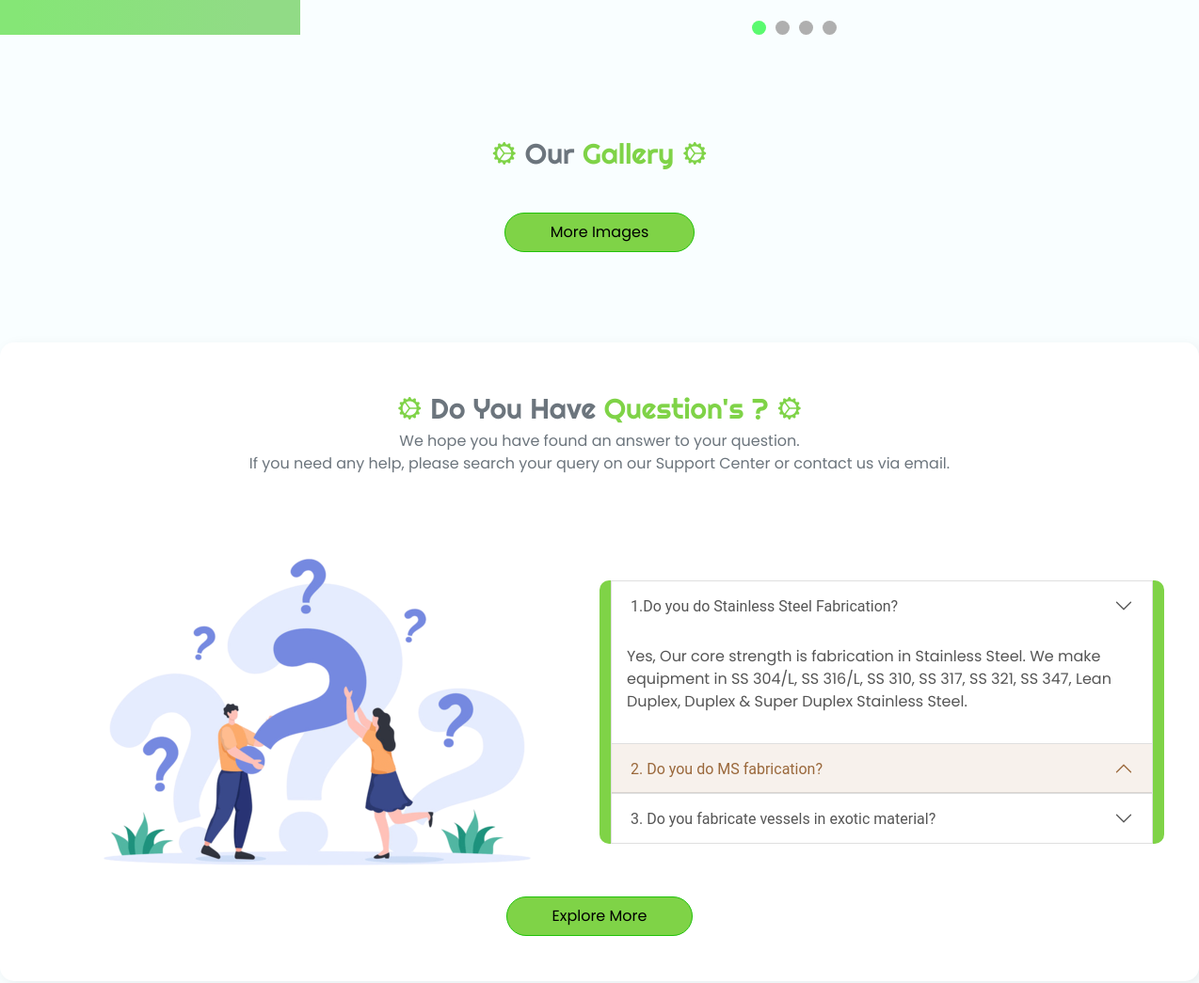
Before: / (middle part) with the older database file.
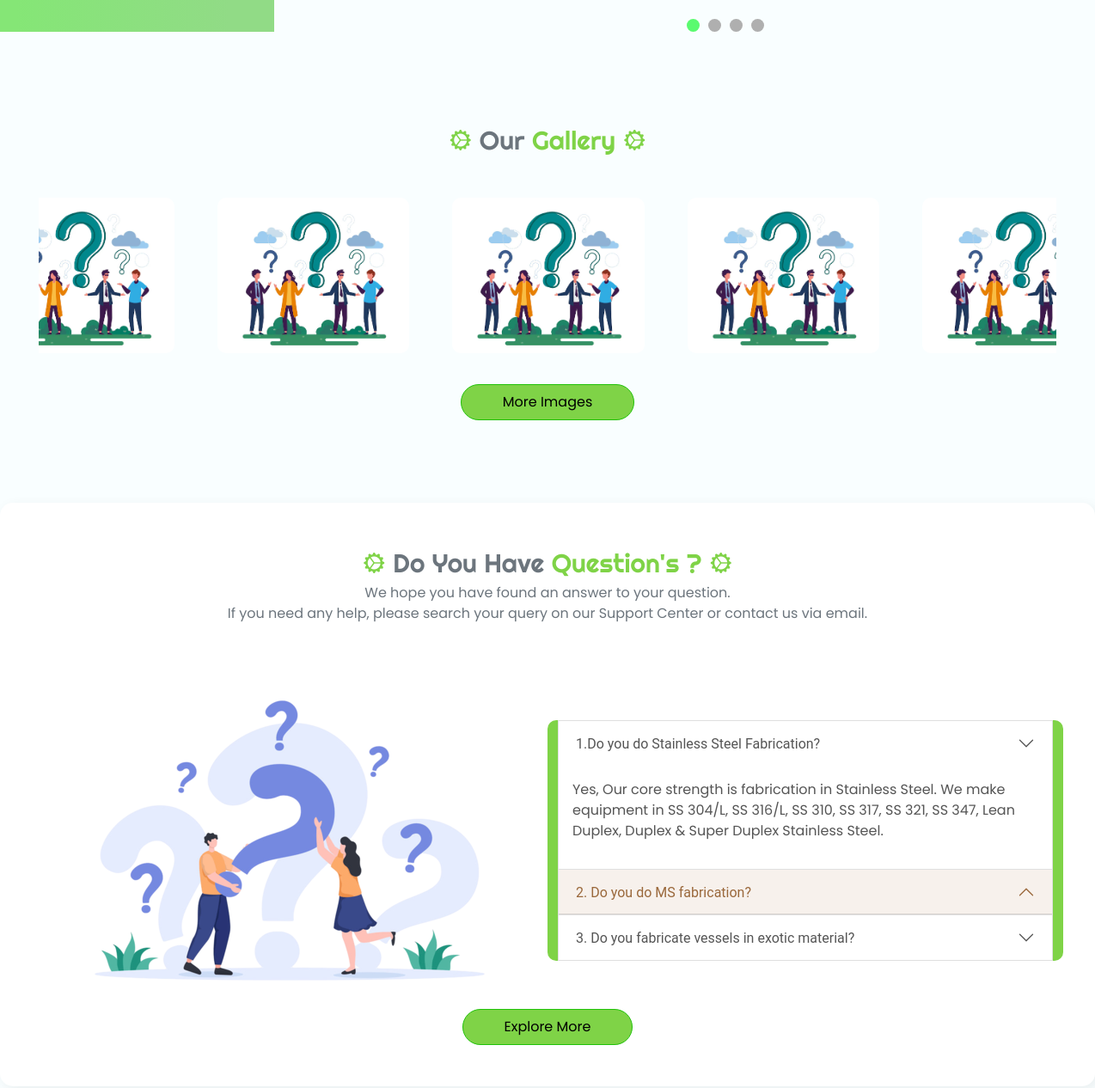
After: the same page with the newer database file.
### WebAdmin/models.py (models this page shows, shortened)
class PhotoGallery(models.Model):
    caption = models.CharField(max_length=255, blank=True, null=True)
    description = models.TextField(blank=True, null=True)
    image = models.ImageField(upload_to="photo_gallery/")
    is_show_on_home_page=models.BooleanField(null=True)

### WebApp/views.py (the view, shortened to what this page needs)
# urls.py: path('', WebView.index, name="index"),
def index(request):
    gallery_images= PhotoGallery.objects.select_related().filter(is_show_on_home_page=True)
    data={
        'gallery_images':gallery_images,
    }
    return render(request,"index.html",data)

### WebApp/templates/index.html (shortened to what the changed rows need)
{% extends "website_base.html" %}
{% load static %}
{% block content %}
<div class="container  px-2 py-5  mt-5" style="border-radius: 15px;">
    <div class="owl-carousel gallery-carousel">
        {% for image in gallery_images %}
        <div class="item">
            <img src="{{image.image.url}}" alt="" loading="lazy" />
        </div>
        {% endfor %}
    </div>
</div>
<section class="mb-5">
    <div class="container bg-light px-2 py-5  mt-5"
        style="border-radius: 15px; max-width: 1600px; box-shadow: 4px 4px 15px 0px rgba(0, 0, 0, 0.068);">
        <div class="container">
            <div class="row gy-5 gy-lg-0 align-items-lg-center">
                <div class=" col-12 col-lg-6 bg-primary" style="border-radius: 10px;">
                    <div class="accordion" id="myAccordion">
                        <div class="accordion-item">
                            <h2 class="accordion-header" id="headingOne">
                                <button type="button" class="accordion-button collapsed" data-bs-toggle="collapse"
                                    data-bs-target="#collapseOne">1.Do you do Stainless Steel Fabrication?</button>
                            </h2>
                        </div>
                        <div class="accordion-item">
                            <h2 class="accordion-header" id="headingTwo">
                                <button type="button" class="accordion-button" data-bs-toggle="collapse"
                                    data-bs-target="#collapseTwo">2. Do you do MS fabrication?</button>
                            </h2>
                        </div>
                        <div class="accordion-item">
                            <h2 class="accordion-header" id="headingThree">
                                <button type="button" class="accordion-button collapsed" data-bs-toggle="collapse"
                                    data-bs-target="#collapseThree">3. Do you fabricate vessels in exotic
                                    material?</button>
                            </h2>
                        </div>
                    </div>
                </div>
            </div>
</section>
{% endblock content %}

Changed rows visible on the page:
added PhotoGallery: image (picture)
